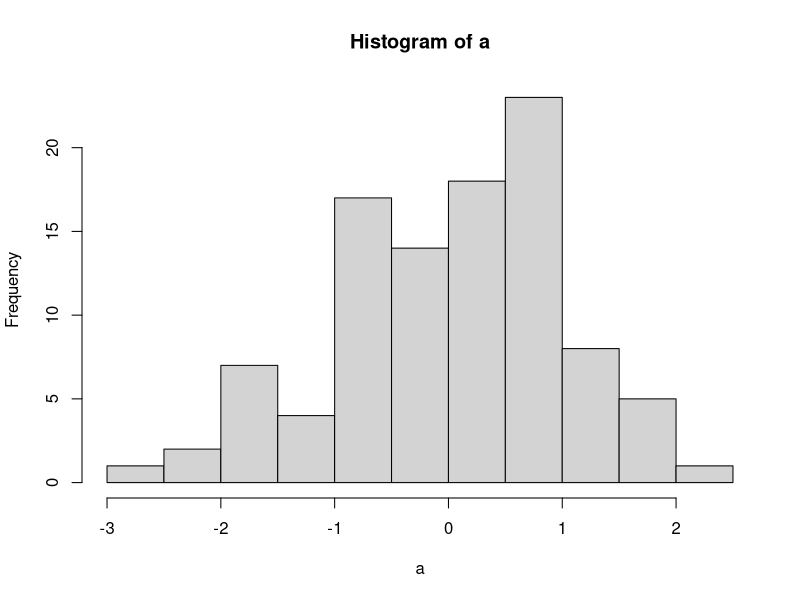

Reproduce this figure in R.
## ---- chunk 1
a <- rnorm(100)
hist(a)
